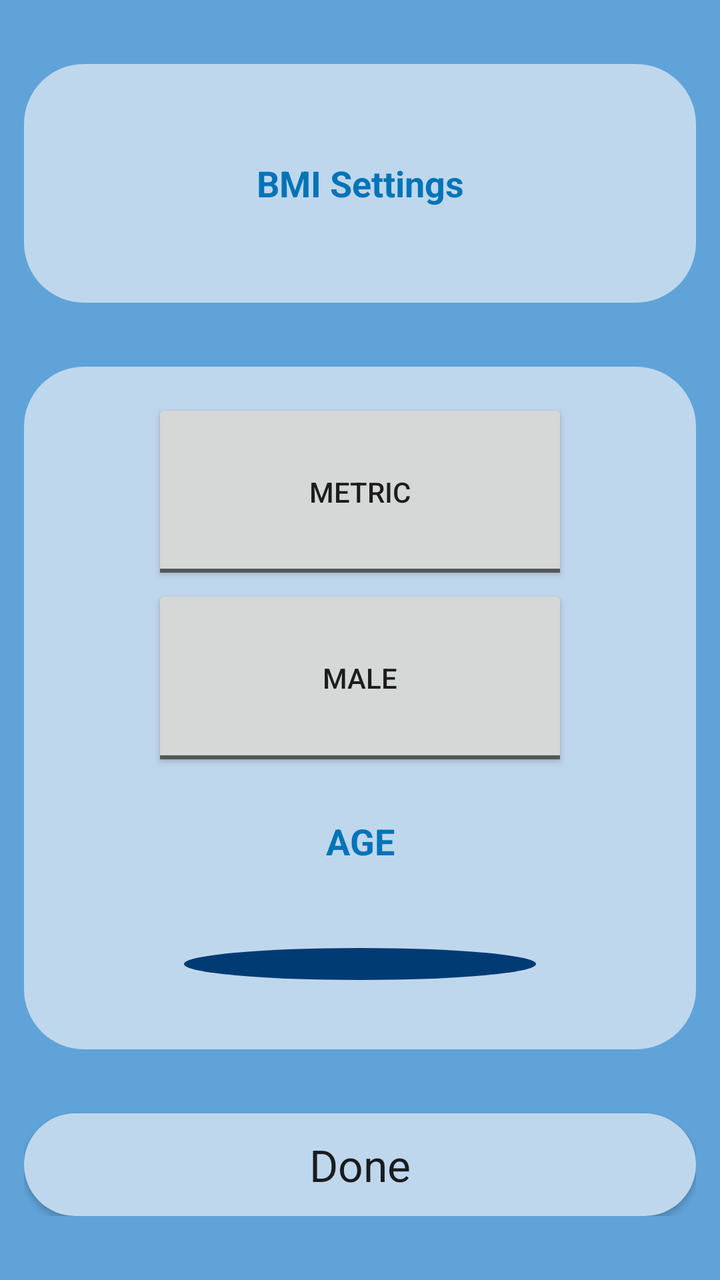
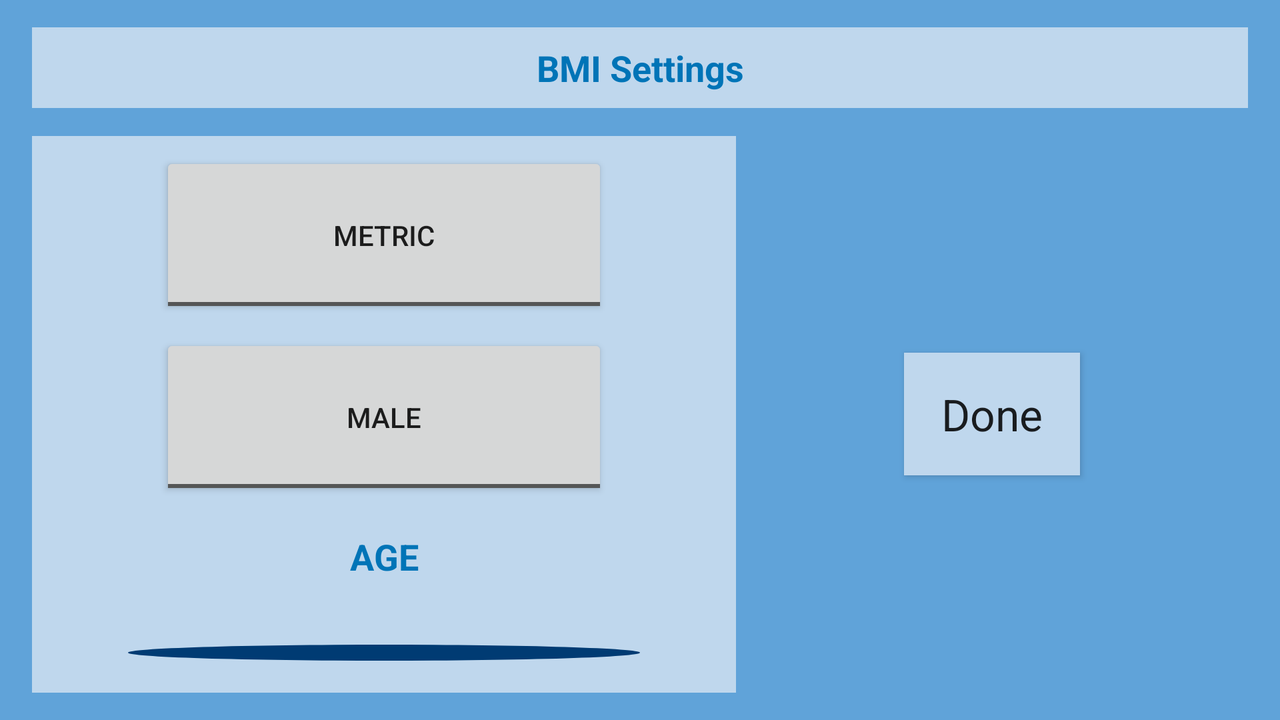

First picture: res/layout/ on a phone held upright. Second picture: the repository's own variant of that layout, on a device whose configuration matches the variant's folder. Source for both follows.
<!-- AndroidManifest.xml: application theme AppTheme -->
<!-- res/layout/activity_settings.xml -->
<?xml version="1.0" encoding="utf-8"?>
<androidx.constraintlayout.widget.ConstraintLayout xmlns:android="http://schemas.android.com/apk/res/android"
    xmlns:app="http://schemas.android.com/apk/res-auto"
    xmlns:tools="http://schemas.android.com/tools"
    android:layout_width="match_parent"
    android:layout_height="match_parent"
    android:background="#60A3D9"
    android:orientation="vertical"
    tools:context=".SettingsActivity">

    <LinearLayout
        android:layout_width="match_parent"
        android:layout_height="match_parent"
        android:orientation="vertical"
        android:layout_marginTop="32dp"
        android:layout_marginLeft="12dp"
        android:layout_marginRight="12dp"
        android:layout_marginBottom="32dp"
        android:weightSum="3"

        app:layout_constraintTop_toTopOf="parent"
        app:layout_constraintRight_toRightOf="parent"
        app:layout_constraintBottom_toBottomOf="parent"
        app:layout_constraintLeft_toLeftOf="parent">

        <TextView
            android:id="@+id/settings"
            android:layout_width="match_parent"
            android:layout_height="0dp"
            android:layout_weight="0.7"
            android:padding="16dp"
            android:gravity="center"
            android:background="@drawable/rounded_background"

            android:text="@string/bmi_settings"
            android:textAlignment="center"
            android:textAppearance="@style/TextAppearance.AppCompat.Display1"
            android:textColor="@color/royal_blue"
            android:textStyle="bold"/>

        <TableLayout
            android:id="@+id/table_layout"
            android:layout_width="match_parent"
            android:layout_height="0dp"
            android:layout_weight="2"
            android:layout_marginTop="32dp"
            android:weightSum="4"
            android:gravity="center"
            android:background="@drawable/rounded_background"
            android:paddingLeft="64dp"
            android:paddingRight="64dp"
            android:stretchColumns="*">

            <TableRow
                android:id="@+id/settings_row_one"
                android:gravity="center"
                android:layout_marginTop="16dp"
                android:layout_weight="1">

                <ToggleButton
                    android:id="@+id/measurement_toggle"
                    android:layout_height="match_parent"

                    android:textOff="@string/metric"
                    android:textOn="@string/imperial"/>

            </TableRow>

            <TableRow
                android:id="@+id/settings_row_two"
                android:gravity="center"
                android:layout_weight="1">

                <ToggleButton
                    android:id="@+id/gender_toggle"
                    android:layout_height="match_parent"
                    android:textOff="@string/male"
                    android:textOn="@string/female"/>

            </TableRow>

            <TableRow
                android:id="@+id/settings_row_three"
                android:layout_weight="1">

                <TextView
                    android:id="@+id/age_view"
                    android:layout_height="match_parent"
                    android:gravity="center"

                    android:text="@string/age"
                    android:textAlignment="center"
                    android:textAppearance="@style/TextAppearance.AppCompat.Medium"
                    android:textColor="@color/royal_blue"
                    android:textStyle="bold"/>

            </TableRow>

            <TableRow
                android:id="@+id/settings_row_four"
                android:layout_marginBottom="16dp"
                android:layout_weight="1">

                <SeekBar
                    android:id="@+id/age_bar"
                    android:layout_height="match_parent"
                    android:max="100"
                    android:progressDrawable="@drawable/seek_bar"
                    android:thumb="@drawable/seek_bar_thumb"/>

            </TableRow>

        </TableLayout>

        <Button
            android:id="@+id/done_button"
            android:onClick="doneClicked"
            android:layout_width="match_parent"
            android:layout_height="0dp"
            android:layout_weight="0.3"
            android:layout_marginTop="32dp"
            android:background="@drawable/rounded_background"

            android:text="@string/done"
            android:textAppearance="@style/TextAppearance.AppCompat.Large"/>

    </LinearLayout>

</androidx.constraintlayout.widget.ConstraintLayout>
<!-- resources referenced by this layout -->
<resources>
  <color name="royal_blue">#0074B7</color>
  <!-- drawable rounded_background (drawable) -->
  <?xml version="1.0" encoding="utf-8"?>
  <shape xmlns:android="http://schemas.android.com/apk/res/android"
      android:shape="rectangle">
      <solid android:color="@color/baby_blue"/>
      <corners
          android:bottomRightRadius="30dp"
          android:bottomLeftRadius="30dp"
          android:topLeftRadius="30dp"
          android:topRightRadius="30dp"/>
  </shape>
  <!-- drawable seek_bar (drawable) -->
  <?xml version="1.0" encoding="utf-8"?>
  <shape xmlns:android="http://schemas.android.com/apk/res/android"
      android:shape="oval">
      <solid android:color="@color/seek_bar_progress"/>
      <size
          android:height="@dimen/seek_bar_thumb_size"
          android:width="@dimen/seek_bar_thumb_size"
          />
  </shape>
  <!-- drawable seek_bar_thumb (drawable) -->
  <?xml version="1.0" encoding="utf-8"?>
  <shape xmlns:android="http://schemas.android.com/apk/res/android"
  android:shape="oval">
  <solid android:color="@color/seek_bar_progress"/>
  <size
      android:height="@dimen/seek_bar_thumb_size"
      android:width="@dimen/seek_bar_thumb_size"
      />
  </shape>
  <string name="age">AGE</string>
  <string name="bmi_settings">BMI Settings</string>
  <string name="done">Done</string>
  <string name="female">Female</string>
  <string name="imperial">Imperial</string>
  <string name="male">Male</string>
  <string name="metric">Metric</string>
  <style name="TextAppearance.AppCompat.Display1">
          <item name="android:textSize">18sp</item>
      </style>
  <style name="AppTheme" parent="Theme.AppCompat.Light.DarkActionBar">
          
          <item name="colorPrimary">@color/colorPrimary</item>
          <item name="colorPrimaryDark">@color/colorPrimaryDark</item>
          <item name="colorAccent">@color/colorAccent</item>
      </style>
  <color name="baby_blue">#BFD7ED</color>
  <color name="seek_bar_progress">@color/navy_blue</color>
  <color name="colorPrimary">#6200EE</color>
  <color name="colorPrimaryDark">#3700B3</color>
  <color name="colorAccent">#03DAC5</color>
  <color name="navy_blue">#003B73</color>
</resources>
<!-- res/layout-land/activity_settings.xml (the repository's variant of the layout above) -->
<!-- drawn on the phone turned sideways -->
<?xml version="1.0" encoding="utf-8"?>
<androidx.constraintlayout.widget.ConstraintLayout xmlns:android="http://schemas.android.com/apk/res/android"
    xmlns:app="http://schemas.android.com/apk/res-auto"
    xmlns:tools="http://schemas.android.com/tools"
    android:layout_width="match_parent"
    android:layout_height="match_parent"
    android:background="#60A3D9"
    android:paddingHorizontal="16dp"
    tools:context=".SettingsActivity">


    <Button
        android:id="@+id/done_button"
        android:layout_width="wrap_content"
        android:layout_height="wrap_content"
        android:background="@color/baby_blue"
        android:onClick="doneClicked"
        android:padding="16dp"
        android:text="@string/done"
        android:textAppearance="@style/TextAppearance.AppCompat.Large"
        app:layout_constraintBottom_toBottomOf="parent"
        app:layout_constraintLeft_toRightOf="@id/table_layout"
        app:layout_constraintRight_toRightOf="parent"
        app:layout_constraintTop_toBottomOf="@id/settings" />

    <TableLayout
        android:id="@+id/table_layout"
        android:layout_width="match_parent"
        android:layout_height="wrap_content"
        android:layout_marginEnd="256dp"
        android:background="@color/baby_blue"
        app:layout_constraintBottom_toBottomOf="parent"
        app:layout_constraintLeft_toLeftOf="parent"
        app:layout_constraintRight_toRightOf="parent"
        app:layout_constraintTop_toBottomOf="@id/settings">

        <TableRow
            android:layout_width="match_parent"
            android:gravity="center"
            android:paddingHorizontal="64dp"
            android:paddingVertical="8dp">

            <ToggleButton
                android:paddingVertical="32dp"
                android:id="@+id/measurement_toggle"
                android:layout_weight="1"
                android:textOff="@string/metric"
                android:textOn="@string/imperial" />

        </TableRow>

        <TableRow
            android:layout_width="match_parent"
            android:gravity="center"
            android:paddingHorizontal="64dp">

            <ToggleButton
                android:paddingVertical="32dp"
                android:layout_weight="1"
                android:id="@+id/gender_toggle"
                android:textOff="@string/male"
                android:textOn="@string/female" />

        </TableRow>

        <TableRow
            android:layout_width="match_parent"
            android:gravity="center">

            <TextView
                android:id="@+id/age_view"
                android:layout_height="match_parent"
                android:padding="16dp"
                android:text="@string/age"
                android:textAlignment="center"
                android:textAppearance="@style/TextAppearance.AppCompat.Medium"
                android:textColor="@color/royal_blue"
                android:textStyle="bold" />

        </TableRow>

        <TableRow
            android:layout_width="match_parent"
            android:gravity="center"
            android:paddingHorizontal="32dp"
            android:paddingVertical="16dp">

            <SeekBar
                android:id="@+id/age_bar"
                android:layout_height="match_parent"
                android:max="100"
                android:layout_weight="1"
                android:progressDrawable="@drawable/seek_bar"
                android:thumb="@drawable/seek_bar_thumb" />

        </TableRow>

    </TableLayout>

    <TextView
        android:id="@+id/settings"
        android:layout_width="match_parent"
        android:layout_height="wrap_content"
        android:background="@color/baby_blue"
        android:gravity="center"
        android:padding="8dp"
        android:text="@string/bmi_settings"
        android:textAlignment="center"
        android:textAppearance="@style/TextAppearance.AppCompat.Display1"
        android:textColor="@color/royal_blue"
        android:textStyle="bold"
        app:layout_constraintBottom_toTopOf="@id/table_layout"
        app:layout_constraintLeft_toLeftOf="parent"
        app:layout_constraintRight_toRightOf="parent"
        app:layout_constraintTop_toTopOf="parent" />

</androidx.constraintlayout.widget.ConstraintLayout>
<!-- resources referenced by the variant -->
<!-- as the phone turned sideways resolves them -->
<resources>
  <color name="baby_blue">#BFD7ED</color>
  <color name="royal_blue">#0074B7</color>
  <!-- drawable seek_bar (drawable) -->
  <?xml version="1.0" encoding="utf-8"?>
  <shape xmlns:android="http://schemas.android.com/apk/res/android"
      android:shape="oval">
      <solid android:color="@color/seek_bar_progress"/>
      <size
          android:height="@dimen/seek_bar_thumb_size"
          android:width="@dimen/seek_bar_thumb_size"
          />
  </shape>
  <!-- drawable seek_bar_thumb (drawable) -->
  <?xml version="1.0" encoding="utf-8"?>
  <shape xmlns:android="http://schemas.android.com/apk/res/android"
  android:shape="oval">
  <solid android:color="@color/seek_bar_progress"/>
  <size
      android:height="@dimen/seek_bar_thumb_size"
      android:width="@dimen/seek_bar_thumb_size"
      />
  </shape>
  <string name="age">AGE</string>
  <string name="bmi_settings">BMI Settings</string>
  <string name="done">Done</string>
  <string name="female">Female</string>
  <string name="imperial">Imperial</string>
  <string name="male">Male</string>
  <string name="metric">Metric</string>
  <style name="TextAppearance.AppCompat.Display1">
          <item name="android:textSize">18sp</item>
      </style>
  <style name="AppTheme" parent="Theme.AppCompat.Light.DarkActionBar">
          
          <item name="colorPrimary">@color/colorPrimary</item>
          <item name="colorPrimaryDark">@color/colorPrimaryDark</item>
          <item name="colorAccent">@color/colorAccent</item>
      </style>
  <color name="seek_bar_progress">@color/navy_blue</color>
  <color name="colorPrimary">#6200EE</color>
  <color name="colorPrimaryDark">#3700B3</color>
  <color name="colorAccent">#03DAC5</color>
  <color name="navy_blue">#003B73</color>
</resources>
